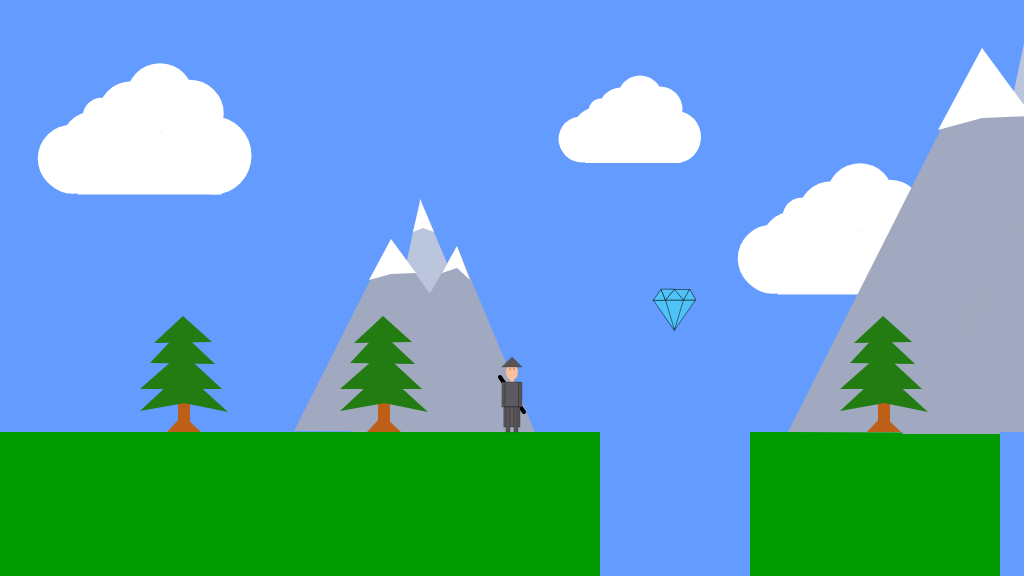
Frame 1 (no input)
Frame 60 (no input): identical to frame 1, image omitted
Frame 120 (the mouse pressed at the canvas centre since frame 60): identical to frame 1, image omitted

The p5.js sketch that drew this single still picture (run headless with seeded random() and noise() and a simulated clock; from frame 60 on, the mouse is pressed at the canvas centre):

// p5.js sketch
// ── sketch.js
/*

The Game Project 4 - Side scrolling

Week 6

*/

var gameChar_x;
var gameChar_y;
var floorPos_y;
var isLeft;
var isRight;
var scrollPos;

var clouds;
var mountains;
var trees_x;
var canyons;
var collectables;

function setup() {
  createCanvas(1024, 576);
  floorPos_y = height * 3 / 4;
  gameChar_x = width / 2;
  gameChar_y = floorPos_y;

  // Boolean variables to control the movement of the game character.
  isLeft = false;
  isRight = false;

  // Variable to control the background scrolling.
  scrollPos = 0;

  // Initialise arrays of scenery objects.
  trees_x = [100, 300, 800, 1000];
  clouds = [{
      x_pos: 100,
      y_pos: 100,
      size: 150
    },
    {
      x_pos: 600,
      y_pos: 100,
      size: 100
    },
    {
      x_pos: 800,
      y_pos: 200,
      size: 150
    }
  ];
  mountains = [{
      x_pos: 400,
      y_pos: floorPos_y - 232,
      size: 100
    },
    {
      x_pos: 1800,
      y_pos: floorPos_y - 346,
      size: 150
    },
    {
      x_pos: 1000,
      y_pos: floorPos_y - 462,
      size: 200
    }
  ];
  canyons = [{
      x_pos: 600,
      width: 150
    },
    {
      x_pos: 1300,
      width: 250
    },
    {
      x_pos: 1000,
      width: 100
    }
  ]
  collectables = [{
      x_pos: (2 * canyons[0].x_pos + canyons[0].width) / 2 + 10,
      y_pos: floorPos_y - 150,
      size: 150,
      isFound: false
    },
    {
      x_pos: (2 * canyons[1].x_pos + canyons[1].width) / 2 + 10,
      y_pos: floorPos_y - 150,
      size: 150,
      isFound: false
    },
    {
      x_pos: (2 * canyons[2].x_pos + canyons[2].width) / 2 + 10,
      y_pos: floorPos_y - 150,
      size: 150,
      isFound: false
    }
  ]
}

function draw() {
  background(100, 155, 255); // fill the sky blue

  noStroke();
  fill(0, 155, 0);
  rect(0, floorPos_y, width, height / 4); // draw some green ground


  push();
  translate(scrollPos, 0)

  // Draw clouds.
  for (var i = 0; i < clouds.length; i++) {
    fill(255);
    ellipse(clouds[i].x_pos + 1 * clouds[i].size / 100, clouds[i].y_pos + 11 * clouds[i].size / 100, 25 * clouds[i].size / 100, 25 * clouds[i].size / 100);
    ellipse(clouds[i].x_pos + 40 * clouds[i].size / 100, clouds[i].y_pos - 2 * clouds[i].size / 100, 45 * clouds[i].size / 100, 45 * clouds[i].size / 100);
    ellipse(clouds[i].x_pos + 76 * clouds[i].size / 100, clouds[i].y_pos + 37 * clouds[i].size / 100, 50 * clouds[i].size / 100, 52 * clouds[i].size / 100);
    ellipse(clouds[i].x_pos + 60 * clouds[i].size / 100, clouds[i].y_pos + 9 * clouds[i].size / 100, 45 * clouds[i].size / 100, 45 * clouds[i].size / 100);
    ellipse(clouds[i].x_pos + 21 * clouds[i].size / 100, clouds[i].y_pos + 10 * clouds[i].size / 100, 45 * clouds[i].size / 100, 45 * clouds[i].size / 100);
    ellipse(clouds[i].x_pos - 19 * clouds[i].size / 100, clouds[i].y_pos + 39 * clouds[i].size / 100, 45 * clouds[i].size / 100, 45 * clouds[i].size / 100);
    ellipse(clouds[i].x_pos - 4 * clouds[i].size / 100, clouds[i].y_pos + 30 * clouds[i].size / 100, 45 * clouds[i].size / 100, 45 * clouds[i].size / 100);
    ellipse(clouds[i].x_pos - 18 * clouds[i].size / 100, clouds[i].y_pos + 40 * clouds[i].size / 100, 45 * clouds[i].size / 100, 45 * clouds[i].size / 100);
    rect(clouds[i].x_pos - 15 * clouds[i].size / 100, clouds[i].y_pos + 21 * clouds[i].size / 100, 96 * clouds[i].size / 100, 42 * clouds[i].size / 100);
  }

  // Draw mountains.
  for (var i = 0; i < mountains.length; i++) {
    fill(187, 198, 220);
    triangle(mountains[i].x_pos + 20 * mountains[i].size / 100, mountains[i].y_pos - 1 * mountains[i].size / 100, mountains[i].x_pos + 100 * mountains[i].size / 100, mountains[i].y_pos + 189 * mountains[i].size / 100, mountains[i].x_pos - 22 * mountains[i].size / 100, mountains[i].y_pos + 197 * mountains[i].size / 100);
    fill(161, 169, 192);
    triangle(mountains[i].x_pos - 106 * mountains[i].size / 100, mountains[i].y_pos + 231 * mountains[i].size / 100, mountains[i].x_pos + 128 * mountains[i].size / 100, mountains[i].y_pos + 232 * mountains[i].size / 100, mountains[i].x_pos - 9 * mountains[i].size / 100, mountains[i].y_pos + 39 * mountains[i].size / 100);
    triangle(mountains[i].x_pos + 57 * mountains[i].size / 100, mountains[i].y_pos + 46 * mountains[i].size / 100, mountains[i].x_pos + 135 * mountains[i].size / 100, mountains[i].y_pos + 232 * mountains[i].size / 100, mountains[i].x_pos - 49 * mountains[i].size / 100, mountains[i].y_pos + 232 * mountains[i].size / 100);
    fill(255);
    triangle(mountains[i].x_pos + 57 * mountains[i].size / 100, mountains[i].y_pos + 46 * mountains[i].size / 100, mountains[i].x_pos + 70 * mountains[i].size / 100, mountains[i].y_pos + 80 * mountains[i].size / 100, mountains[i].x_pos + 57 * mountains[i].size / 100, mountains[i].y_pos + 68 * mountains[i].size / 100);
    triangle(mountains[i].x_pos + 57 * mountains[i].size / 100, mountains[i].y_pos + 46 * mountains[i].size / 100, mountains[i].x_pos + 42 * mountains[i].size / 100, mountains[i].y_pos + 73 * mountains[i].size / 100, mountains[i].x_pos + 57 * mountains[i].size / 100, mountains[i].y_pos + 68 * mountains[i].size / 100);
    triangle(mountains[i].x_pos - 9 * mountains[i].size / 100, mountains[i].y_pos + 39 * mountains[i].size / 100, mountains[i].x_pos - 31 * mountains[i].size / 100, mountains[i].y_pos + 80 * mountains[i].size / 100, mountains[i].x_pos - 9 * mountains[i].size / 100, mountains[i].y_pos + 74 * mountains[i].size / 100);
    triangle(mountains[i].x_pos - 9 * mountains[i].size / 100, mountains[i].y_pos + 74 * mountains[i].size / 100, mountains[i].x_pos - 9 * mountains[i].size / 100, mountains[i].y_pos + 39 * mountains[i].size / 100, mountains[i].x_pos + 16 * mountains[i].size / 100, mountains[i].y_pos + 73 * mountains[i].size / 100);
    triangle(mountains[i].x_pos + 20 * mountains[i].size / 100, mountains[i].y_pos - 1 * mountains[i].size / 100, mountains[i].x_pos + 34 * mountains[i].size / 100, mountains[i].y_pos + 32 * mountains[i].size / 100, mountains[i].x_pos + 23 * mountains[i].size / 100, mountains[i].y_pos + 28 * mountains[i].size / 100);
    triangle(mountains[i].x_pos + 23 * mountains[i].size / 100, mountains[i].y_pos + 28 * mountains[i].size / 100, mountains[i].x_pos + 21 * mountains[i].size / 100, mountains[i].y_pos - 1 * mountains[i].size / 100, mountains[i].x_pos + 13 * mountains[i].size / 100, mountains[i].y_pos + 32 * mountains[i].size / 100);
  }

  // Draw trees.
  for (var i = 0; i < trees_x.length; i++) {
    noStroke();
    fill(190, 95, 23); //tree trunk
    triangle(trees_x[i] + 67, floorPos_y, trees_x[i] + 82, floorPos_y - 16, trees_x[i] + 84, floorPos_y);
    triangle(trees_x[i] + 84, floorPos_y, trees_x[i] + 86, floorPos_y - 14, trees_x[i] + 101, floorPos_y);
    rect(trees_x[i] + 78, floorPos_y - 32, 12, 32);
    fill(34, 124, 17); //tree leaves
    triangle(trees_x[i] + 40, floorPos_y - 21, trees_x[i] + 83, floorPos_y - 61, trees_x[i] + 85, floorPos_y - 29);
    triangle(trees_x[i] + 84, floorPos_y - 29, trees_x[i] + 83, floorPos_y - 61, trees_x[i] + 128, floorPos_y - 20);
    triangle(trees_x[i] + 40, floorPos_y - 43, trees_x[i] + 82, floorPos_y - 80, trees_x[i] + 122, floorPos_y - 43);
    triangle(trees_x[i] + 50, floorPos_y - 69, trees_x[i] + 80, floorPos_y - 101, trees_x[i] + 115, floorPos_y - 68);
    triangle(trees_x[i] + 54, floorPos_y - 89, trees_x[i] + 83, floorPos_y - 116, trees_x[i] + 112, floorPos_y - 90);

  }
  // Draw canyons

  for (var i = 0; i < canyons.length; i++) {
    noStroke();
    fill(100, 155, 255);
    rect(canyons[i].x_pos, floorPos_y, canyons[i].width, width - floorPos_y);
  }

  // Draw collectable items
  for (var i = 0; i < collectables.length; i++) {
    fill(79, 195, 247);
    stroke(0);
    strokeWeight(0.5);
    triangle(collectables[i].x_pos - 21 * collectables[i].size / 100, collectables[i].y_pos + 12 * collectables[i].size / 100, collectables[i].x_pos + 7 * collectables[i].size / 100, collectables[i].y_pos + 12 * collectables[i].size / 100, collectables[i].x_pos - 7 * collectables[i].size / 100, collectables[i].y_pos + 32 * collectables[i].size / 100);
    line(collectables[i].x_pos - 13 * collectables[i].size / 100, collectables[i].y_pos + 12 * collectables[i].size / 100, collectables[i].x_pos - 7 * collectables[i].size / 100, collectables[i].y_pos + 32 * collectables[i].size / 100);
    line(collectables[i].x_pos - 1 * collectables[i].size / 100, collectables[i].y_pos + 12 * collectables[i].size / 100, collectables[i].x_pos - 7 * collectables[i].size / 100, collectables[i].y_pos + 32 * collectables[i].size / 100);
    triangle(collectables[i].x_pos - 21 * collectables[i].size / 100, collectables[i].y_pos + 12 * collectables[i].size / 100, collectables[i].x_pos - 16 * collectables[i].size / 100, collectables[i].y_pos + 5 * collectables[i].size / 100, collectables[i].x_pos - 13 * collectables[i].size / 100, collectables[i].y_pos + 12 * collectables[i].size / 100);
    triangle(collectables[i].x_pos - 16 * collectables[i].size / 100, collectables[i].y_pos + 5 * collectables[i].size / 100, collectables[i].x_pos - 13 * collectables[i].size / 100, collectables[i].y_pos + 12 * collectables[i].size / 100, collectables[i].x_pos - 7 * collectables[i].size / 100, collectables[i].y_pos + 5 * collectables[i].size / 100);
    triangle(collectables[i].x_pos - 7 * collectables[i].size / 100, collectables[i].y_pos + 5 * collectables[i].size / 100, collectables[i].x_pos - 13 * collectables[i].size / 100, collectables[i].y_pos + 12 * collectables[i].size / 100, collectables[i].x_pos - 1 * collectables[i].size / 100, collectables[i].y_pos + 12 * collectables[i].size / 100);
    triangle(collectables[i].x_pos - 1 * collectables[i].size / 100, collectables[i].y_pos + 12 * collectables[i].size / 100, collectables[i].x_pos - 7 * collectables[i].size / 100, collectables[i].y_pos + 5 * collectables[i].size / 100, collectables[i].x_pos + 3 * collectables[i].size / 100, collectables[i].y_pos + 5 * collectables[i].size / 100);
    triangle(collectables[i].x_pos + 3 * collectables[i].size / 100, collectables[i].y_pos + 5 * collectables[i].size / 100, collectables[i].x_pos - 1 * collectables[i].size / 100, collectables[i].y_pos + 12 * collectables[i].size / 100, collectables[i].x_pos + 7 * collectables[i].size / 100, collectables[i].y_pos + 12 * collectables[i].size / 100);
  }

pop();


  // Draw the game character - this must be last
  fill(248, 192, 155);
  ellipse( //face
    gameChar_x,
    gameChar_y - 60,
    12,
    16
  );
  stroke(0);
  strokeWeight(4);
  line( //sword
    gameChar_x - 12,
    gameChar_y - 55,
    gameChar_x + 12,
    gameChar_y - 20
  );
  strokeWeight(1);
  point(
    gameChar_x - 2,
    gameChar_y - 63
  );
  point(
    gameChar_x + 2,
    gameChar_y - 63
  );

  noStroke();
  rect( //neck
    gameChar_x - 2,
    gameChar_y - 53,
    4,
    3
  );
  stroke(0);
  strokeWeight(0.3);
  fill(92, 89, 98); //body
  rect(
    gameChar_x - 7,
    gameChar_y - 50,
    14,
    25
  );

  fill(92, 89, 98);
  rect( //cloak
    gameChar_x - 8,
    gameChar_y - 25,
    16,
    20
  );

  strokeWeight(0.2);
  fill(88, 84, 83);
  rect( //left hand
    gameChar_x - 10,
    gameChar_y - 50,
    3,
    25
  );
  rect( // right hand
    gameChar_x + 7,
    gameChar_y - 50,
    3,
    25
  );
  rect( //left leg
    gameChar_x - 6,
    gameChar_y - 25,
    4,
    25
  );
  rect( //right leg
    gameChar_x + 2,
    gameChar_y - 25,
    4,
    25
  );
  triangle( // hat
    gameChar_x - 10, gameChar_y - 65,
    gameChar_x + 10, gameChar_y - 65,
    gameChar_x, gameChar_y - 75
  );
  //////// Game character logic ///////
  // Logic to move

  if (isLeft) {
    if (gameChar_x > width * 0.2) {
      gameChar_x -= 5;
    } else {
      scrollPos += 5;
    }
  }

  if (isRight) {
    if (gameChar_x < width * 0.8) {
      gameChar_x += 5;
    } else {
      scrollPos -= 5; // negative for moving against the background
    }

  }
}

function keyPressed() {

  if (key == 'A' || keyCode == 37) {
    isLeft = true;
  }

  if (key == 'D' || keyCode == 39) {
    isRight = true;
  }

}

function keyReleased() {
  if (key == 'A' || keyCode == 37) {
    isLeft = false;
  }

  if (key == 'D' || keyCode == 39) {
    isRight = false;
  }
}
